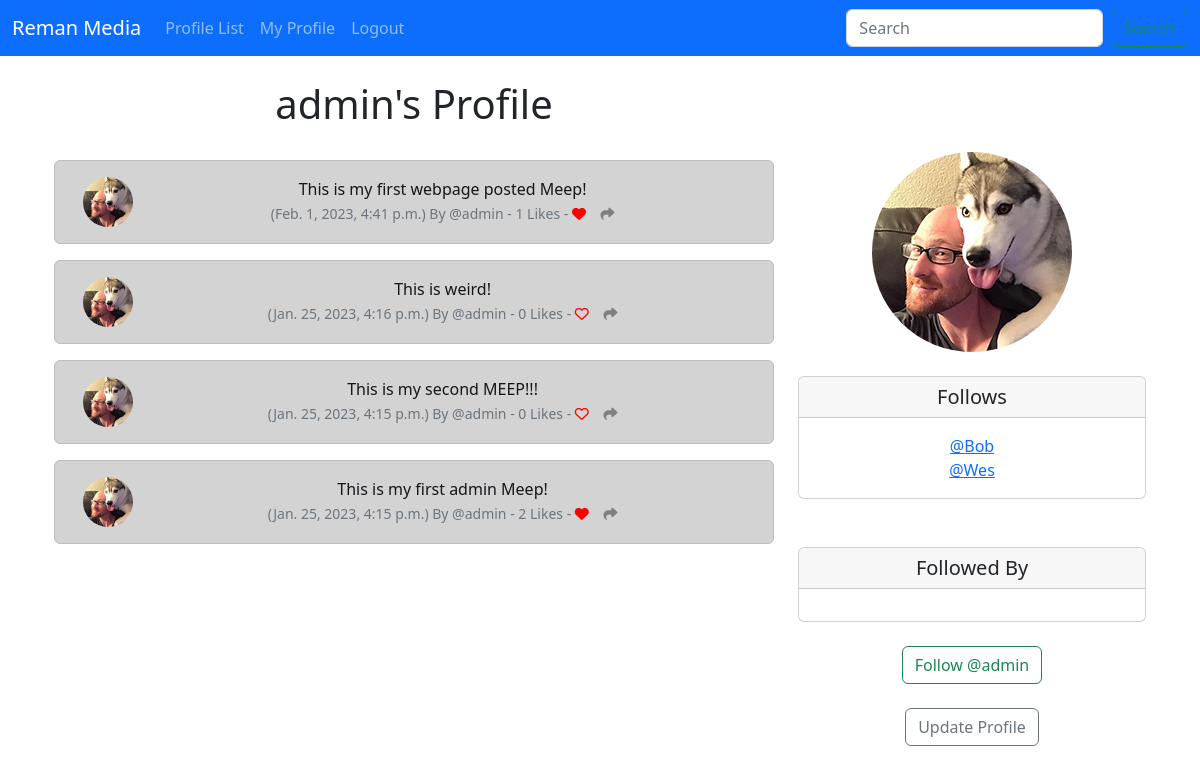
Screenshot of /profile/1 (signed in) with the database file from the repository.
### musker/models.py (models this page shows, shortened)
class Profile(models.Model):
	user = models.OneToOneField(User, on_delete=models.CASCADE)
	follows = models.ManyToManyField("self",
		related_name="followed_by",
		symmetrical=False,
		blank=True)
	date_modified = models.DateTimeField(User, auto_now=True)
	profile_image = models.ImageField(null=True, blank=True, upload_to="images/")
	def __str__(self):
		return self.user.username

class Meep(models.Model):
	user = models.ForeignKey(
		User, related_name="meeps",
		on_delete=models.DO_NOTHING
		)
	body = models.CharField(max_length=200)
	created_at = models.DateTimeField(auto_now_add=True)
	likes = models.ManyToManyField(User, related_name="meep_like", blank=True)
	def number_of_likes(self):
		return self.likes.count()

### musker/views.py (the view, shortened to what this page needs)
# urls.py: path('profile/<int:pk>', views.profile, name='profile'),
def profile(request, pk):
	if request.user.is_authenticated:
		profile = Profile.objects.get(user_id=pk)
		meeps = Meep.objects.filter(user_id=pk).order_by("-created_at")
		return render(request, "profile.html", {"profile":profile, "meeps":meeps})
	else:
		messages.success(request, ("You Must Be Logged In To View This Page..."))
		return redirect('home')

### musker/templates/profile.html (shortened to what this page needs)
{% extends 'base.html' %}
{% load static %}
{% block content %}
{% if profile %}
	<div class="container text-center">
		<div class="row">
			<div class="col-8">
				<h1>{{ profile.user.username }}'s Profile</h1>
				<br/>
				{% if meeps %}
					{% for meep in meeps %}
			<div class="alert alert-dark" role="alert">
	<div class="container">
		<div class="row">
			<div class="col-1">
				{% if profile.profile_image %}
				<img src="{{ profile.profile_image.url }}" width=50 height=50 class="rounded-circle" alt="{{ profile.user.username }}">
				{% else %}
				<img src="{% static 'images/default_profile_pic.png' %}" width=50 height=50 class="rounded-circle" alt="{{ profile.user.username }}">
				{% endif %}
			</div>
			<div class="col-11">
						  {{ meep.body }}<br/>
			  				<small class="text-muted">
			  					({{ meep.created_at}}) By
			  					@{{ meep.user.username }}
			  		- {{ meep.number_of_likes }} Likes -
			  		{% if user in meep.likes.all %}
				  	  <a href="{% url 'meep_like' meep.id %}"><i class="fa-solid fa-heart" style='color:red'></i></a>
				  	{% else %}
				  		<a href="{% url 'meep_like' meep.id %}"><i class="fa fa-heart-o" style="color:red"></i></a>
				  	{% endif %}
		  	<a href="{% url 'meep_show' meep.id %}">
	<i class="fa-solid fa-share" style="color:gray"></i>
		  	</a>
			  				</small>
						</div><br/><br/>
			</div>
		</div>
	</div>
					{% endfor %}
				{% endif %}
			</div>
			<div class="col-4">
				<br/><br/><br/>
				{% if profile.profile_image %}
				<img src="{{ profile.profile_image.url }}" class="rounded-circle">
				<br/><br/>
				{% endif %}
				<div class="card">
  <h5 class="card-header">Follows</h5>
  <div class="card-body">
    <p class="card-text">
    		{% for following in profile.follows.all %}
				<a href="{% url 'profile' following.user.id %}">@{{ following }}</a><br/>
			{% endfor %}
    </p>
  </div>
</div>
			<br/><br/>
			<div class="card">
  <h5 class="card-header">Followed By</h5>
  <div class="card-body">
  </div>
</div>
<br/>
<form method=POST>
{% if profile in user.profile.follows.all %}
 	<button class="btn btn-outline-danger" name="follow" value="unfollow" type="submit">
 		Unfollow @{{ profile.user.username|lower}}
 	</button>
{% else %}
	<button class="btn btn-outline-success" name="follow" value="follow" type="submit">
 		Follow @{{ profile.user.username|lower}}
 	</button>
{% endif %}
</form>
<br/>
	{% if request.user.id == profile.user.id %}
		<a href="{% url 'update_user' %}" class="btn btn-outline-secondary">Update Profile</a>
	{% endif %}
			</div>
		</div>
	</div>
{% endif %}
{% endblock %}

### rows the page displays
Profile: user.username "admin", profile_image (picture)
Meep: profile_image (picture), body "This is my first webpage posted Meep!", created_at "Feb. 1, 2023, 4:41 p.m.", user.username "admin", number_of_likes "1"
Meep: profile_image (picture), body "This is weird!", created_at "Jan. 25, 2023, 4:16 p.m.", user.username "admin", number_of_likes "0"
Meep: profile_image (picture), body "This is my second MEEP!!!", created_at "Jan. 25, 2023, 4:15 p.m.", user.username "admin", number_of_likes "0"
Meep: profile_image (picture), body "This is my first admin Meep!", created_at "Jan. 25, 2023, 4:15 p.m.", user.username "admin", number_of_likes "2"
Profile: user.username "Bob"
Profile: user.username "Wes"
